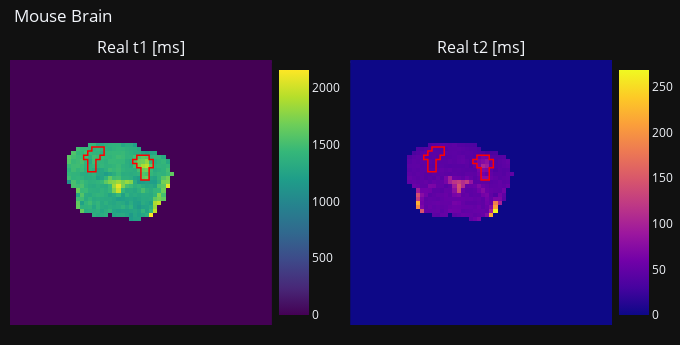

This figure's notebook cell:
### Code cell
# Create subplots with 1 row and 3 columns, increased horizontal spacing
fig = make_subplots(rows=1, cols=2, horizontal_spacing=0.13, subplot_titles=['Real t1 [ms]', 'Real t2 [ms]'])

# Add heatmaps for the three arrays
heatmap_t1 = go.Heatmap(z=brain_mask * t1_pixels, colorscale='Viridis', coloraxis="coloraxis1")
heatmap_t2 = go.Heatmap(z=brain_mask * t2_pixels, colorscale='Viridis', coloraxis="coloraxis2")
fig.add_trace(heatmap_t1, row=1, col=1)
fig.add_trace(heatmap_t2, row=1, col=2)

# Create a scatter plot for the contour using Plotly Express
fig.add_trace(go.Scatter(x=tumor_cntr[:, 1], y=tumor_cntr[:, 0], line=dict(color="red", width=1.5)), row=1, col=1)
fig.add_trace(go.Scatter(x=mirror_cntr[:, 1], y=mirror_cntr[:, 0], line=dict(color="red", width=1.5)), row=1, col=1)
fig.add_trace(go.Scatter(x=tumor_cntr[:, 1], y=tumor_cntr[:, 0], line=dict(color="red", width=1.5)), row=1, col=2)
fig.add_trace(go.Scatter(x=mirror_cntr[:, 1], y=mirror_cntr[:, 0], line=dict(color="red", width=1.5)), row=1, col=2)

[[t1_tumor_mean]], [[t1_tumor_std]] = cv2.meanStdDev(t1_pixels, mask=tumor_mask.astype(np.uint8))
[[t2_tumor_mean]], [[t2_tumor_std]] = cv2.meanStdDev(t2_pixels, mask=tumor_mask.astype(np.uint8))
[[t1_mirror_mean]], [[t1_mirror_std]] = cv2.meanStdDev(t1_pixels, mask=mirror_mask.astype(np.uint8))
[[t2_mirror_mean]], [[t2_mirror_std]] = cv2.meanStdDev(t2_pixels, mask=mirror_mask.astype(np.uint8))

fig.update_layout(
        template='plotly_dark',  # Set the theme to plotly dark
        title_text=f'Mouse Brain',
        showlegend=False,  # Hide legend
        height=345,
        width=680,  # Set a width based on your preference
        margin=dict(l=10, r=0, t=60, b=20),  # Adjust top and bottom margins
        title=dict(x=0.02, y=0.97)  # Adjust the title position
    )

# Add individual titles and separate colorbars
for i, title in enumerate(['Real t1 [ms]', 'Real t2 [ms]'], start=1):
    fig.update_xaxes(row=1, col=i, showgrid=False, showticklabels=False)
    fig.update_yaxes(showgrid=False, row=1, col=i, showticklabels=False, autorange='reversed')  # Reverse the y-axis

# Manually add separate colorbars
colorbar_t1 = {'colorscale': 'Viridis'}
colorbar_t2 = {'colorscale': 'Plasma'}

fig.update_layout(
    coloraxis1=colorbar_t1,
    coloraxis2=colorbar_t2,
    coloraxis_colorbar=dict(x=0.43, y=0.5),
    coloraxis2_colorbar=dict(x=0.995, y=0.5),
)
# Show the plot
fig.show()

# Define the data
data = {
    'tumor': [f'{round(t1_tumor_mean, 2)} ± {round(t1_tumor_std, 2)}', f'{round(t2_tumor_mean, 2)} ± {round(t2_tumor_std, 2)}'],
    'mirror': [f'{round(t1_mirror_mean, 2)} ± {round(t1_mirror_std, 2)}', f'{round(t2_mirror_mean, 2)} ± {round(t2_mirror_std, 2)}']
}

df = pd.DataFrame(data, index=['t1', 't2'])
display(df)

### Figure 1 — Plotly figure (JSON) as saved in the notebook; plotly's stock layout.template omitted (floating-point values rounded to 4 significant figures; data arrays with more than 128 entries replaced by an {"elided": "..."} marker saying what was removed)
{"data": [{"coloraxis": "coloraxis", "colorscale": [[0.0, "#440154"], [0.1111, "#482878"], [0.2222, "#3e4989"], [0.3333, "#31688e"], [0.4444, "#26828e"], [0.5556, "#1f9e89"], [0.6667, "#35b779"], [0.7778, "#6ece58"], [0.8889, "#b5de2b"], [1.0, "#fde725"]], "type": "heatmap", "xaxis": "x", "yaxis": "y", "z": {"elided": "64x64 float values"}}, {"coloraxis": "coloraxis2", "colorscale": [[0.0, "#440154"], [0.1111, "#482878"], [0.2222, "#3e4989"], [0.3333, "#31688e"], [0.4444, "#26828e"], [0.5556, "#1f9e89"], [0.6667, "#35b779"], [0.7778, "#6ece58"], [0.8889, "#b5de2b"], [1.0, "#fde725"]], "type": "heatmap", "xaxis": "x2", "yaxis": "y2", "z": {"elided": "64x64 float values"}}, {"line": {"color": "red", "width": 1.5}, "type": "scatter", "x": [33.0, 32.0, 31.5, 31.5, 31.5, 31.5, 31.5, 31.0, 30.5, 30.5, 30.5, 30.0, 29.5, 29.5, 29.5, 30.0, 30.5, 30.5, 30.5, 31.0, 32.0, 33.0, 33.5, 33.5, 33.5, 34.0, 34.5, 34.5, 34.5, 34.5, 34.0, 33.5, 33.5, 33.5, 33.5, 33.5, 33.0], "xaxis": "x", "y": [28.5, 28.5, 28.5, 28.0, 27.0, 26.0, 25.5, 25.5, 25.5, 25.0, 24.5, 24.5, 24.5, 24.0, 23.5, 23.5, 23.5, 23.0, 22.5, 22.5, 22.5, 22.5, 22.5, 23.0, 23.5, 23.5, 23.5, 24.0, 25.0, 25.5, 25.5, 25.5, 26.0, 27.0, 28.0, 28.5, 28.5], "yaxis": "y"}, {"line": {"color": "red", "width": 1.5}, "type": "scatter", "x": [20.0, 19.0, 18.5, 18.5, 18.5, 18.5, 18.5, 18.0, 17.5, 17.5, 17.5, 18.0, 18.5, 18.5, 18.5, 19.0, 19.5, 19.5, 19.5, 20.0, 21.0, 22.0, 22.5, 22.5, 22.5, 22.5, 22.0, 21.5, 21.5, 21.5, 21.0, 20.5, 20.5, 20.5, 20.5, 20.5, 20.0], "xaxis": "x", "y": [26.5, 26.5, 26.5, 26.0, 25.0, 24.0, 23.5, 23.5, 23.5, 23.0, 22.5, 22.5, 22.5, 22.0, 21.5, 21.5, 21.5, 21.0, 20.5, 20.5, 20.5, 20.5, 20.5, 21.0, 22.0, 22.5, 22.5, 22.5, 23.0, 23.5, 23.5, 23.5, 24.0, 25.0, 26.0, 26.5, 26.5], "yaxis": "y"}, {"line": {"color": "red", "width": 1.5}, "type": "scatter", "x": [33.0, 32.0, 31.5, 31.5, 31.5, 31.5, 31.5, 31.0, 30.5, 30.5, 30.5, 30.0, 29.5, 29.5, 29.5, 30.0, 30.5, 30.5, 30.5, 31.0, 32.0, 33.0, 33.5, 33.5, 33.5, 34.0, 34.5, 34.5, 34.5, 34.5, 34.0, 33.5, 33.5, 33.5, 33.5, 33.5, 33.0], "xaxis": "x2", "y": [28.5, 28.5, 28.5, 28.0, 27.0, 26.0, 25.5, 25.5, 25.5, 25.0, 24.5, 24.5, 24.5, 24.0, 23.5, 23.5, 23.5, 23.0, 22.5, 22.5, 22.5, 22.5, 22.5, 23.0, 23.5, 23.5, 23.5, 24.0, 25.0, 25.5, 25.5, 25.5, 26.0, 27.0, 28.0, 28.5, 28.5], "yaxis": "y2"}, {"line": {"color": "red", "width": 1.5}, "type": "scatter", "x": [20.0, 19.0, 18.5, 18.5, 18.5, 18.5, 18.5, 18.0, 17.5, 17.5, 17.5, 18.0, 18.5, 18.5, 18.5, 19.0, 19.5, 19.5, 19.5, 20.0, 21.0, 22.0, 22.5, 22.5, 22.5, 22.5, 22.0, 21.5, 21.5, 21.5, 21.0, 20.5, 20.5, 20.5, 20.5, 20.5, 20.0], "xaxis": "x2", "y": [26.5, 26.5, 26.5, 26.0, 25.0, 24.0, 23.5, 23.5, 23.5, 23.0, 22.5, 22.5, 22.5, 22.0, 21.5, 21.5, 21.5, 21.0, 20.5, 20.5, 20.5, 20.5, 20.5, 21.0, 22.0, 22.5, 22.5, 22.5, 23.0, 23.5, 23.5, 23.5, 24.0, 25.0, 26.0, 26.5, 26.5], "yaxis": "y2"}], "layout": {"annotations": [{"font": {"size": 16}, "showarrow": false, "text": "Real t1 [ms]", "x": 0.2175, "xanchor": "center", "xref": "paper", "y": 1.0, "yanchor": "bottom", "yref": "paper"}, {"font": {"size": 16}, "showarrow": false, "text": "Real t2 [ms]", "x": 0.7825, "xanchor": "center", "xref": "paper", "y": 1.0, "yanchor": "bottom", "yref": "paper"}], "coloraxis": {"colorbar": {"x": 0.43, "y": 0.5}, "colorscale": [[0.0, "#440154"], [0.1111, "#482878"], [0.2222, "#3e4989"], [0.3333, "#31688e"], [0.4444, "#26828e"], [0.5556, "#1f9e89"], [0.6667, "#35b779"], [0.7778, "#6ece58"], [0.8889, "#b5de2b"], [1.0, "#fde725"]]}, "coloraxis2": {"colorbar": {"x": 0.995, "y": 0.5}, "colorscale": [[0.0, "#0d0887"], [0.1111, "#46039f"], [0.2222, "#7201a8"], [0.3333, "#9c179e"], [0.4444, "#bd3786"], [0.5556, "#d8576b"], [0.6667, "#ed7953"], [0.7778, "#fb9f3a"], [0.8889, "#fdca26"], [1.0, "#f0f921"]]}, "height": 345, "margin": {"b": 20, "l": 10, "r": 0, "t": 60}, "showlegend": false, "title": {"text": "Mouse Brain", "x": 0.02, "y": 0.97}, "width": 680, "xaxis": {"anchor": "y", "domain": [0.0, 0.435], "showgrid": false, "showticklabels": false}, "xaxis2": {"anchor": "y2", "domain": [0.565, 1.0], "showgrid": false, "showticklabels": false}, "yaxis": {"anchor": "x", "autorange": "reversed", "domain": [0.0, 1.0], "showgrid": false, "showticklabels": false}, "yaxis2": {"anchor": "x2", "autorange": "reversed", "domain": [0.0, 1.0], "showgrid": false, "showticklabels": false}}}
